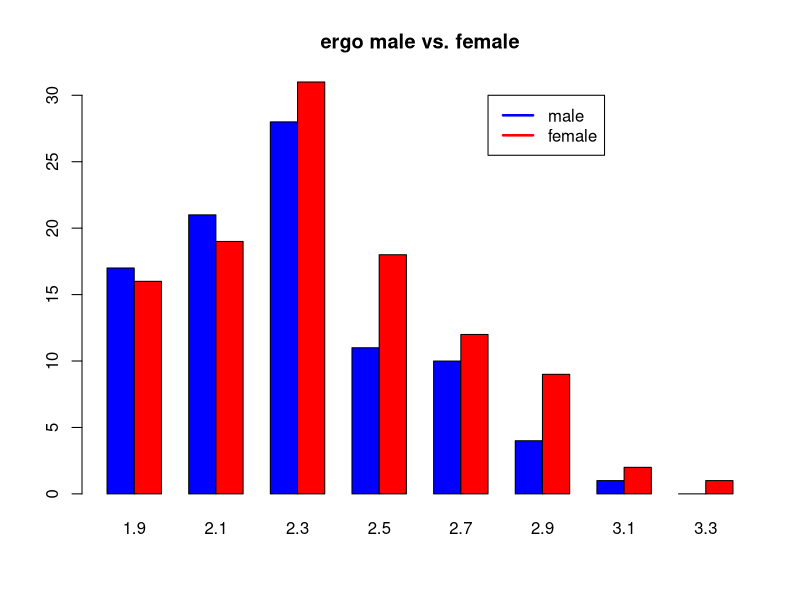
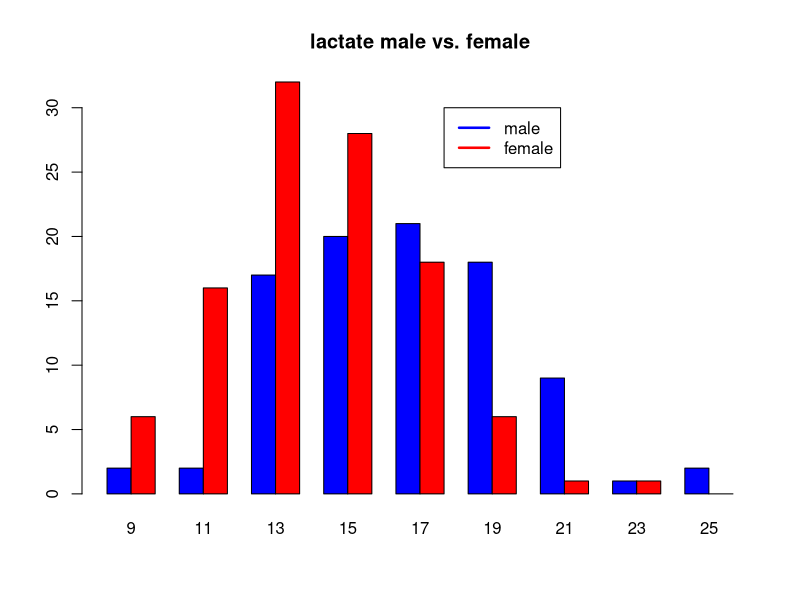
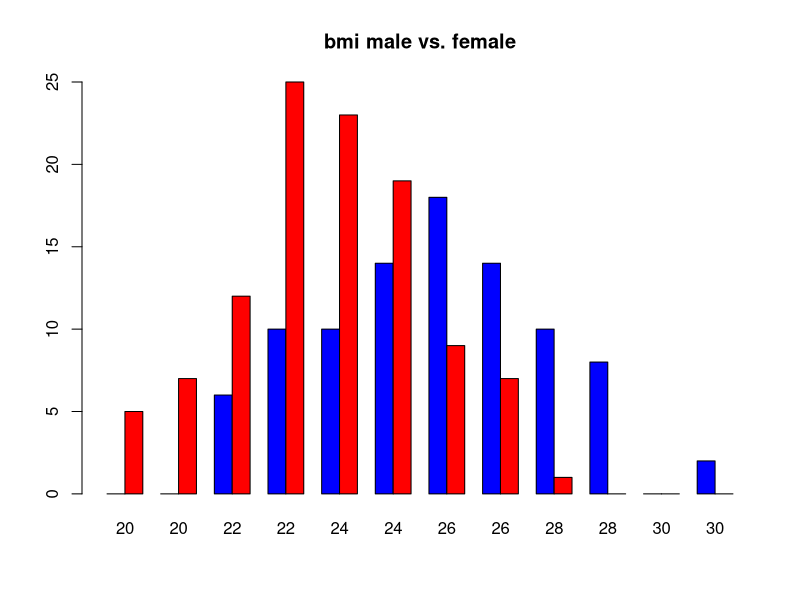
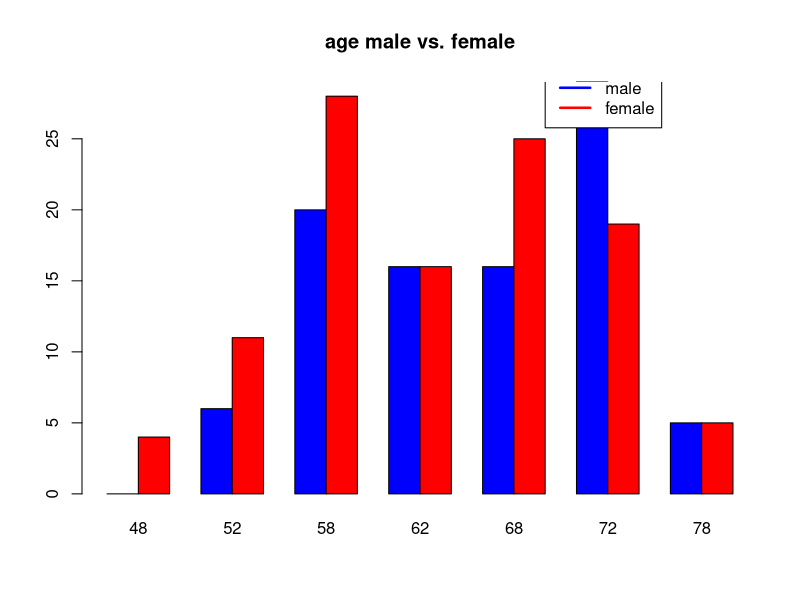
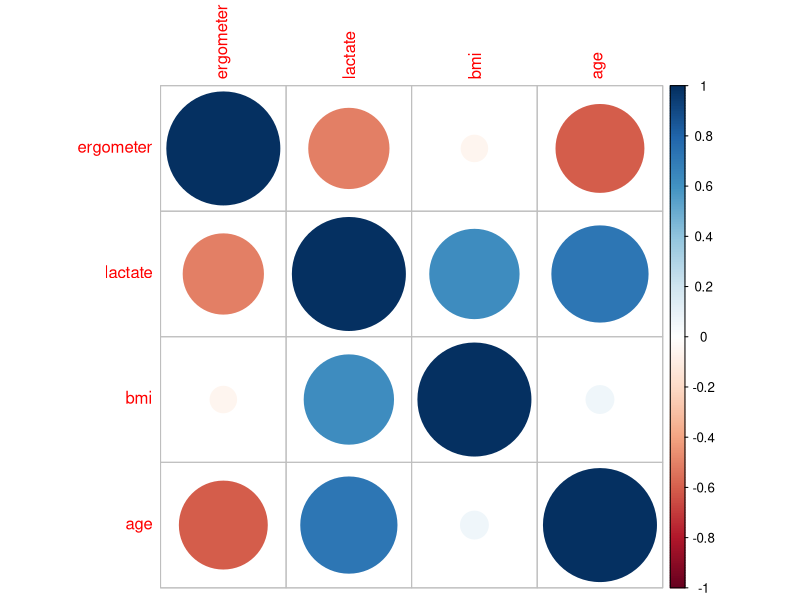

The R source for these figures, in order:
require(plotrix)

Table = read.table("B3A3_ergometer.dat", header=TRUE, sep="\t", quote="", stringsAsFactor=FALSE)

# a.) calc age and bmi (age in wich unit?)
for (AgeData in 1:nrow(Table)) {
  age = as.numeric(as.Date(Table[AgeData, "Tday"], format="%m/%d/%Y") - as.Date(Table[AgeData, "Bday"], format="%m/%d/%Y")) / 365.25
  Table[AgeData, 'Age'] = round(age)
  Table[AgeData, 'BMI'] = Table[AgeData, "weight"] / (Table[AgeData, "height"]^2)
}
rm(age)

# b.) determine descriptive statistics for ergometer, lactatee, BMI, age seperated by gender
# https://de.wikibooks.org/wiki/GNU_R:_Deskriptive_Statistik
ergo_m = Table[Table[,'sex'] == 1,"ergometer"]
ergo_f = Table[Table[,'sex'] == 2,"ergometer"]
lactate_m = Table[Table[,'sex'] == 1, "lactate"]
lactate_f = Table[Table[,'sex'] == 2, "lactate"]
bmi_m = Table[Table[,'sex'] == 1, "BMI"]
bmi_f = Table[Table[,'sex'] == 2, "BMI"]
age_m = Table[Table[,'sex'] == 1, "Age"]
age_f = Table[Table[,'sex'] == 2, "Age"]

### functions ###
varianz <- function(x) {n=length(x) ; var(x) * (n-1) / n}
stdabw <- function(x) {n=length(x) ; sqrt(var(x) * (n-1) / n)}
print_desc_data = function(x, desc = 'Description of Dataset') {
  print(desc)
  print('mean')
  print(mean(x))
  print('quantiles')
  print(quantile(x, seq(0, by = 0.1)))
  print('range')
  print(diff(range(x)))
  print('variance')
  print(var(x))
  print(varianz(x))
  print('standard deviation')
  print(sd(x))
  print(stdabw(x))
}

ref_names = c('male', 'female')
ref_col = col = c('blue', 'red')

### ergo data ###
print_desc_data(ergo_m, 'male ergo data')
print_desc_data(ergo_f, 'female ergo data')
multhist(list(ergo_m, ergo_f), main = 'ergo male vs. female', names = ref_names, col = ref_col)
legend(15, 30, ref_names, lty = c(1,1), lwd=c(2.5,2.5), col=c('blue','red'))

### lactate data ###
print_desc_data(lactate_m, 'male lactate data')
print_desc_data(lactate_f, 'female lactate data')
multhist(list(lactate_m, lactate_f), main = 'lactate male vs. female', names = ref_names, col = ref_col)
legend(15, 30, ref_names, lty = c(1,1), lwd=c(2.5,2.5), col=c('blue','red'))

### bmi ###
print_desc_data(bmi_m, 'male bmi data')
print_desc_data(bmi_f, 'female bmi data')
multhist(list(bmi_m, bmi_f), main = 'bmi male vs. female', names = ref_names, col = ref_col)
legend(15, 30, ref_names, lty = c(1,1), lwd=c(2.5,2.5), col=c('blue','red'))

### age ###
print_desc_data(age_m, 'male age data')
print_desc_data(age_f, 'female age data')
multhist(list(age_m, age_f), main = 'age male vs. female', names = ref_names, col = ref_col)
legend(15, 30, ref_names, lty = c(1,1), lwd=c(2.5,2.5), col=c('blue','red'))

# c.) compare ergo for genders with adapted test
# two independent variables, distribution unknown -> wilcox-test
# https://de.wikibooks.org/wiki/GNU_R:_wilcox_test
gender = Table[,'sex']
gender[gender==1] = 'm'
gender[gender==2] = 'w'
ergometer = Table[,'ergometer']
ergo_data = data.frame(gender, ergometer)
colnames(ergo_data) = c('gender', 'ergometer')
wilcox.test(ergometer~gender, data = ergo_data)

# Test auf Normalverteilung
# shapiro.test()

# d.) correlate ergo with lactate, bmi and age
ergometer = Table[,'ergometer']
lactate = Table[,'lactate']
bmi = Table[,'BMI']
age = Table[,'Age']
data_set = data.frame(ergometer, lactate, bmi, age)

library(corrplot)
correlation_data = cor(data_set)
corrplot(correlation_data, method="circle")

# Ergebnis: BMI korreliert nicht mit Ergo, da schon normiert auf Gewicht